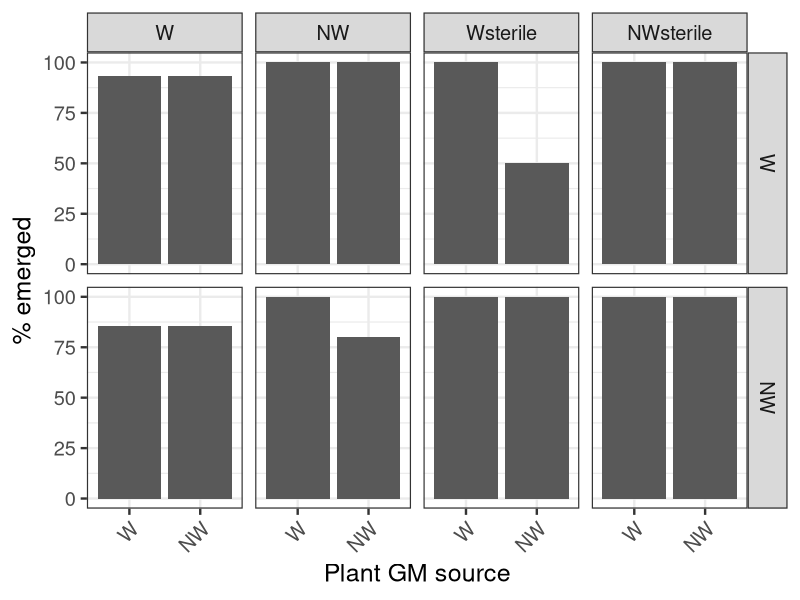
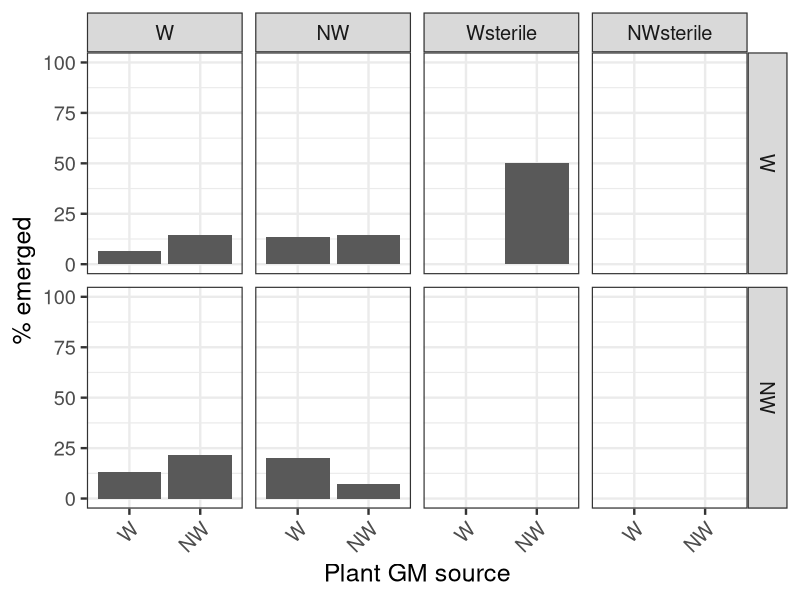
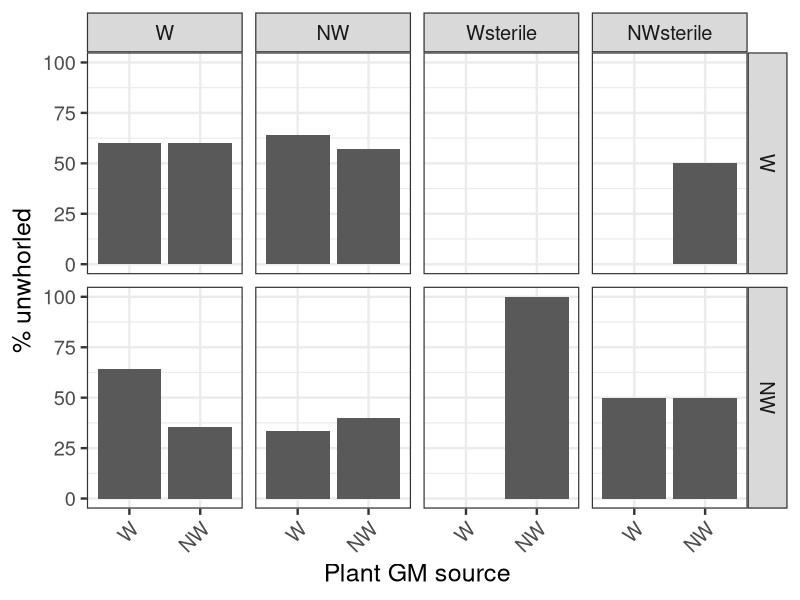
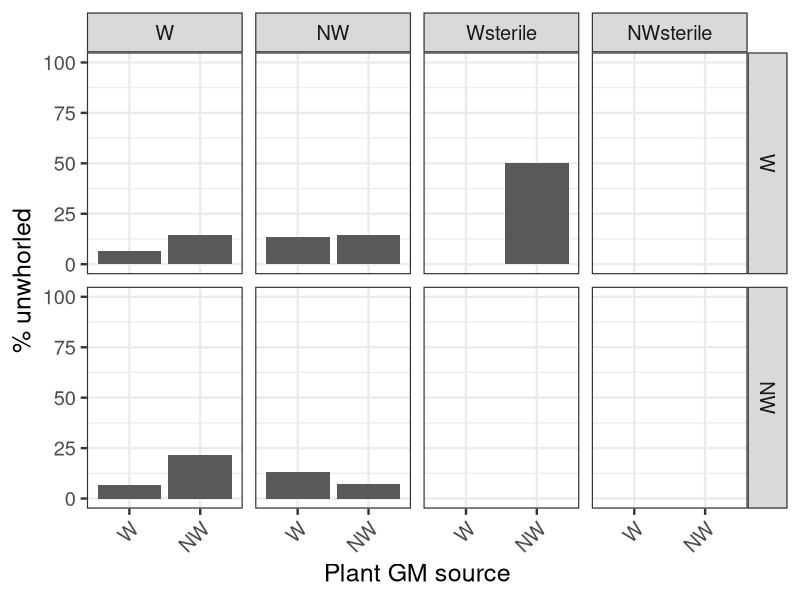

Recreate these plots in R, in order.
# Libraries
library(tidyverse)
library(lubridate)

# Read emergence file
emergence <- read.csv("../data_sheets/TT25_plant_emergence.csv") %>%
  dplyr::select(-notes) %>%
  mutate(emerged = mdy(emerged),
         is_emerged = ifelse(is.na(emerged), "no", "yes"),
         unwhorled = mdy(unwhorled),
         is_unwhorled = ifelse(is.na(unwhorled), "no", "yes"),
         senesced = mdy(senesced),
         is_senesced = ifelse(is.na(senesced), "no", "yes")) %>%
  data.frame()
head(emergence)

# Some summary statistics (workaround bc for some reason dplyr
# is not allowing me to summarize counts by trt)
emerge_summary <- emergence %>%
  group_by(spp, FullExpTrt) %>%
  summarize(total_n = length(FullExpTrt))

emerged <- emergence %>%
  group_by(spp, FullExpTrt) %>%
  count(emerged_bool = is_emerged == "yes") %>%
  filter(emerged_bool == TRUE) %>%
  select(spp, FullExpTrt, emerged_n = n)

unwhorled <- emergence %>%
  group_by(spp, FullExpTrt) %>%
  count(unwhorled_bool = is_unwhorled == "yes") %>%
  filter(unwhorled_bool == TRUE) %>%
  select(spp, FullExpTrt, unwhorled_n = n)

emerge_summary_final <- emerge_summary %>%
  full_join(emerged) %>%
  full_join(unwhorled) %>%
  mutate(emerged_n = ifelse(is.na(emerged_n), 0, emerged_n),
         unwhorled_n = ifelse(is.na(unwhorled_n), 0, unwhorled_n),
         percent_emerged = emerged_n / total_n * 100,
         percent_unwhorled = unwhorled_n / total_n * 100) %>%
  separate(FullExpTrt, c("PlantGMTrt", "ExpSoilSource", "ExpFungSource"), 
           remove = FALSE) %>%
  mutate(PlantGMTrt = factor(str_replace(PlantGMTrt ,"Plant", ""),
                             levels = c("W", "NW")),
         ExpSoilSource = factor(str_replace(ExpSoilSource ,"Soil", ""),
                                levels = c("W", "NW")),
         ExpFungSource = factor(str_replace(ExpFungSource ,"Fung", ""),
                                levels = c("W", "NW", "Wsterile", "NWsterile")))

# Emergence plots
ggplot(data = subset(emerge_summary_final, spp == "Mai"),
       aes(x = PlantGMTrt, y = percent_emerged)) +
  geom_bar(stat = "identity") +
  labs(x = "Plant GM source", y = "% emerged") +
  facet_grid(ExpSoilSource ~ ExpFungSource) +
  theme_bw(base_size = 18) +
  theme(axis.text.x = element_text(angle = 45, hjust = 1))
  
ggplot(data = subset(emerge_summary_final, spp == "Tri"),
       aes(x = PlantGMTrt, y = percent_emerged)) +
  geom_bar(stat = "identity") +
  labs(x = "Plant GM source", y = "% emerged") +
  scale_y_continuous(limits = c(0,100)) +
  facet_grid(ExpSoilSource ~ ExpFungSource) +
  theme_bw(base_size = 18) +
  theme(axis.text.x = element_text(angle = 45, hjust = 1))

# Unwhorled plots
ggplot(data = subset(emerge_summary_final, spp == "Mai"),
       aes(x = PlantGMTrt, y = percent_unwhorled)) +
  geom_bar(stat = "identity") +
  labs(x = "Plant GM source", y = "% unwhorled") +
  facet_grid(ExpSoilSource ~ ExpFungSource) +
  theme_bw(base_size = 18) +
  theme(axis.text.x = element_text(angle = 45, hjust = 1))

ggplot(data = subset(emerge_summary_final, spp == "Tri"),
       aes(x = PlantGMTrt, y = percent_unwhorled)) +
  geom_bar(stat = "identity") +
  labs(x = "Plant GM source", y = "% unwhorled") +
  scale_y_continuous(limits = c(0,100)) +
  facet_grid(ExpSoilSource ~ ExpFungSource) +
  theme_bw(base_size = 18) +
  theme(axis.text.x = element_text(angle = 45, hjust = 1))




